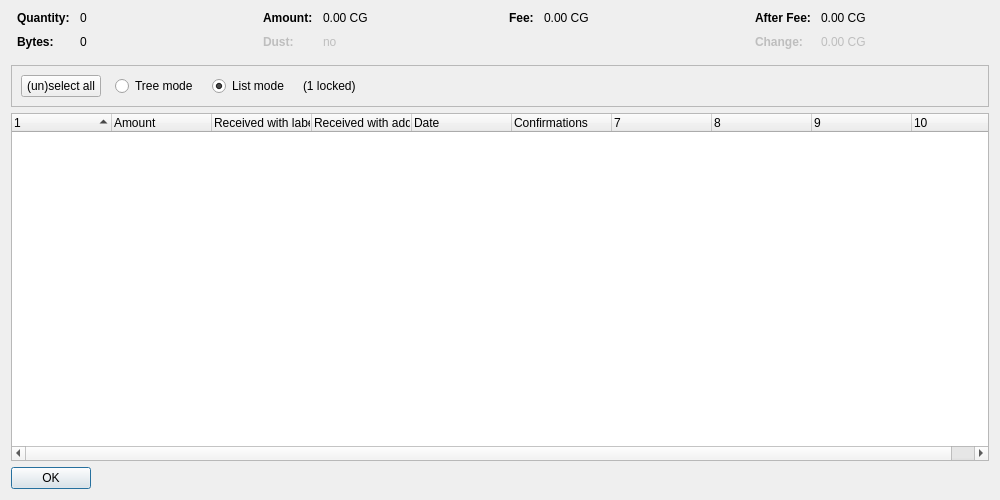
<?xml version="1.0" encoding="UTF-8"?>
<ui version="4.0">
 <class>CoinControlDialog</class>
 <widget class="QDialog" name="CoinControlDialog">
  <property name="geometry">
   <rect>
    <x>0</x>
    <y>0</y>
    <width>1000</width>
    <height>500</height>
   </rect>
  </property>
  <property name="windowTitle">
   <string>Coin Selection</string>
  </property>
  <layout class="QVBoxLayout" name="verticalLayout">
   <item>
    <layout class="QHBoxLayout" name="horizontalLayoutTop" stretch="0,0,0,0">
     <property name="topMargin">
      <number>0</number>
     </property>
     <property name="bottomMargin">
      <number>10</number>
     </property>
     <item>
      <layout class="QFormLayout" name="formLayoutCoinControl1">
       <property name="horizontalSpacing">
        <number>10</number>
       </property>
       <property name="verticalSpacing">
        <number>10</number>
       </property>
       <property name="leftMargin">
        <number>6</number>
       </property>
       <property name="rightMargin">
        <number>6</number>
       </property>
       <item row="0" column="0">
        <widget class="QLabel" name="labelCoinControlQuantityText">
         <property name="font">
          <font>
           <weight>75</weight>
           <bold>true</bold>
          </font>
         </property>
         <property name="text">
          <string>Quantity:</string>
         </property>
        </widget>
       </item>
       <item row="0" column="1">
        <widget class="QLabel" name="labelCoinControlQuantity">
         <property name="cursor">
          <cursorShape>IBeamCursor</cursorShape>
         </property>
         <property name="contextMenuPolicy">
          <enum>Qt::ActionsContextMenu</enum>
         </property>
         <property name="text">
          <string notr="true">0</string>
         </property>
         <property name="textInteractionFlags">
          <set>Qt::LinksAccessibleByMouse|Qt::TextSelectableByKeyboard|Qt::TextSelectableByMouse</set>
         </property>
        </widget>
       </item>
       <item row="1" column="0">
        <widget class="QLabel" name="labelCoinControlBytesText">
         <property name="font">
          <font>
           <weight>75</weight>
           <bold>true</bold>
          </font>
         </property>
         <property name="text">
          <string>Bytes:</string>
         </property>
        </widget>
       </item>
       <item row="1" column="1">
        <widget class="QLabel" name="labelCoinControlBytes">
         <property name="cursor">
          <cursorShape>IBeamCursor</cursorShape>
         </property>
         <property name="contextMenuPolicy">
          <enum>Qt::ActionsContextMenu</enum>
         </property>
         <property name="text">
          <string notr="true">0</string>
         </property>
         <property name="textInteractionFlags">
          <set>Qt::LinksAccessibleByMouse|Qt::TextSelectableByKeyboard|Qt::TextSelectableByMouse</set>
         </property>
        </widget>
       </item>
      </layout>
     </item>
     <item>
      <layout class="QFormLayout" name="formLayoutCoinControl2">
       <property name="horizontalSpacing">
        <number>10</number>
       </property>
       <property name="verticalSpacing">
        <number>10</number>
       </property>
       <property name="leftMargin">
        <number>6</number>
       </property>
       <property name="rightMargin">
        <number>6</number>
       </property>
       <item row="0" column="0">
        <widget class="QLabel" name="labelCoinControlAmountText">
         <property name="font">
          <font>
           <weight>75</weight>
           <bold>true</bold>
          </font>
         </property>
         <property name="text">
          <string>Amount:</string>
         </property>
        </widget>
       </item>
       <item row="0" column="1">
        <widget class="QLabel" name="labelCoinControlAmount">
         <property name="cursor">
          <cursorShape>IBeamCursor</cursorShape>
         </property>
         <property name="contextMenuPolicy">
          <enum>Qt::ActionsContextMenu</enum>
         </property>
         <property name="text">
          <string notr="true">0.00 CG</string>
         </property>
         <property name="textInteractionFlags">
          <set>Qt::LinksAccessibleByMouse|Qt::TextSelectableByKeyboard|Qt::TextSelectableByMouse</set>
         </property>
        </widget>
       </item>
       <item row="1" column="0">
        <widget class="QLabel" name="labelCoinControlLowOutputText">
         <property name="enabled">
          <bool>false</bool>
         </property>
         <property name="font">
          <font>
           <weight>75</weight>
           <bold>true</bold>
          </font>
         </property>
         <property name="text">
          <string>Dust:</string>
         </property>
        </widget>
       </item>
       <item row="1" column="1">
        <widget class="QLabel" name="labelCoinControlLowOutput">
         <property name="enabled">
          <bool>false</bool>
         </property>
         <property name="cursor">
          <cursorShape>IBeamCursor</cursorShape>
         </property>
         <property name="contextMenuPolicy">
          <enum>Qt::ActionsContextMenu</enum>
         </property>
         <property name="text">
          <string notr="true">no</string>
         </property>
         <property name="textInteractionFlags">
          <set>Qt::LinksAccessibleByMouse|Qt::TextSelectableByKeyboard|Qt::TextSelectableByMouse</set>
         </property>
        </widget>
       </item>
      </layout>
     </item>
     <item>
      <layout class="QFormLayout" name="formLayoutCoinControl3">
       <property name="horizontalSpacing">
        <number>10</number>
       </property>
       <property name="verticalSpacing">
        <number>10</number>
       </property>
       <property name="leftMargin">
        <number>6</number>
       </property>
       <property name="rightMargin">
        <number>6</number>
       </property>
       <item row="0" column="0">
        <widget class="QLabel" name="labelCoinControlFeeText">
         <property name="font">
          <font>
           <weight>75</weight>
           <bold>true</bold>
          </font>
         </property>
         <property name="text">
          <string>Fee:</string>
         </property>
        </widget>
       </item>
       <item row="0" column="1">
        <widget class="QLabel" name="labelCoinControlFee">
         <property name="cursor">
          <cursorShape>IBeamCursor</cursorShape>
         </property>
         <property name="contextMenuPolicy">
          <enum>Qt::ActionsContextMenu</enum>
         </property>
         <property name="text">
          <string notr="true">0.00 CG</string>
         </property>
         <property name="textInteractionFlags">
          <set>Qt::LinksAccessibleByMouse|Qt::TextSelectableByKeyboard|Qt::TextSelectableByMouse</set>
         </property>
        </widget>
       </item>
      </layout>
     </item>
     <item>
      <layout class="QFormLayout" name="formLayoutCoinControl4">
       <property name="horizontalSpacing">
        <number>10</number>
       </property>
       <property name="verticalSpacing">
        <number>10</number>
       </property>
       <property name="leftMargin">
        <number>6</number>
       </property>
       <property name="rightMargin">
        <number>6</number>
       </property>
       <item row="0" column="0">
        <widget class="QLabel" name="labelCoinControlAfterFeeText">
         <property name="font">
          <font>
           <weight>75</weight>
           <bold>true</bold>
          </font>
         </property>
         <property name="text">
          <string>After Fee:</string>
         </property>
        </widget>
       </item>
       <item row="0" column="1">
        <widget class="QLabel" name="labelCoinControlAfterFee">
         <property name="cursor">
          <cursorShape>IBeamCursor</cursorShape>
         </property>
         <property name="contextMenuPolicy">
          <enum>Qt::ActionsContextMenu</enum>
         </property>
         <property name="text">
          <string notr="true">0.00 CG</string>
         </property>
         <property name="textInteractionFlags">
          <set>Qt::LinksAccessibleByMouse|Qt::TextSelectableByKeyboard|Qt::TextSelectableByMouse</set>
         </property>
        </widget>
       </item>
       <item row="1" column="0">
        <widget class="QLabel" name="labelCoinControlChangeText">
         <property name="enabled">
          <bool>false</bool>
         </property>
         <property name="font">
          <font>
           <weight>75</weight>
           <bold>true</bold>
          </font>
         </property>
         <property name="text">
          <string>Change:</string>
         </property>
        </widget>
       </item>
       <item row="1" column="1">
        <widget class="QLabel" name="labelCoinControlChange">
         <property name="enabled">
          <bool>false</bool>
         </property>
         <property name="cursor">
          <cursorShape>IBeamCursor</cursorShape>
         </property>
         <property name="contextMenuPolicy">
          <enum>Qt::ActionsContextMenu</enum>
         </property>
         <property name="text">
          <string notr="true">0.00 CG</string>
         </property>
         <property name="textInteractionFlags">
          <set>Qt::LinksAccessibleByMouse|Qt::TextSelectableByKeyboard|Qt::TextSelectableByMouse</set>
         </property>
        </widget>
       </item>
      </layout>
     </item>
    </layout>
   </item>
   <item>
    <widget class="QFrame" name="frame">
     <property name="minimumSize">
      <size>
       <width>0</width>
       <height>40</height>
      </size>
     </property>
     <property name="frameShape">
      <enum>QFrame::StyledPanel</enum>
     </property>
     <property name="frameShadow">
      <enum>QFrame::Sunken</enum>
     </property>
     <layout class="QHBoxLayout" name="horizontalLayout">
      <item>
       <layout class="QHBoxLayout" name="horizontalLayoutPanel" stretch="0,0,0,0,0">
        <property name="spacing">
         <number>14</number>
        </property>
        <item>
         <widget class="QPushButton" name="pushButtonSelectAll">
          <property name="sizePolicy">
           <sizepolicy hsizetype="Maximum" vsizetype="Fixed">
            <horstretch>0</horstretch>
            <verstretch>0</verstretch>
           </sizepolicy>
          </property>
          <property name="text">
           <string>(un)select all</string>
          </property>
          <property name="autoDefault">
           <bool>false</bool>
          </property>
         </widget>
        </item>
        <item>
         <widget class="QRadioButton" name="radioTreeMode">
          <property name="sizePolicy">
           <sizepolicy hsizetype="Maximum" vsizetype="Fixed">
            <horstretch>0</horstretch>
            <verstretch>0</verstretch>
           </sizepolicy>
          </property>
          <property name="text">
           <string>Tree mode</string>
          </property>
         </widget>
        </item>
        <item>
         <widget class="QRadioButton" name="radioListMode">
          <property name="sizePolicy">
           <sizepolicy hsizetype="Maximum" vsizetype="Fixed">
            <horstretch>0</horstretch>
            <verstretch>0</verstretch>
           </sizepolicy>
          </property>
          <property name="text">
           <string>List mode</string>
          </property>
          <property name="checked">
           <bool>true</bool>
          </property>
         </widget>
        </item>
        <item>
         <widget class="QLabel" name="labelLocked">
          <property name="text">
           <string notr="true">(1 locked)</string>
          </property>
         </widget>
        </item>
        <item>
         <spacer name="horizontalSpacer">
          <property name="orientation">
           <enum>Qt::Horizontal</enum>
          </property>
          <property name="sizeHint" stdset="0">
           <size>
            <width>40</width>
            <height>20</height>
           </size>
          </property>
         </spacer>
        </item>
       </layout>
      </item>
     </layout>
    </widget>
   </item>
   <item>
    <widget class="CoinControlTreeWidget" name="treeWidget">
     <property name="contextMenuPolicy">
      <enum>Qt::CustomContextMenu</enum>
     </property>
     <property name="sortingEnabled">
      <bool>false</bool>
     </property>
     <property name="columnCount">
      <number>10</number>
     </property>
     <attribute name="headerShowSortIndicator" stdset="0">
      <bool>true</bool>
     </attribute>
     <attribute name="headerStretchLastSection">
      <bool>false</bool>
     </attribute>
     <column>
      <property name="text">
       <string/>
      </property>
     </column>
     <column>
      <property name="text">
       <string>Amount</string>
      </property>
     </column>
     <column>
      <property name="text">
       <string>Received with label</string>
      </property>
     </column>
     <column>
      <property name="text">
       <string>Received with address</string>
      </property>
     </column>
     <column>
      <property name="text">
       <string>Date</string>
      </property>
     </column>
     <column>
      <property name="text">
       <string>Confirmations</string>
      </property>
      <property name="toolTip">
       <string>Confirmed</string>
      </property>
     </column>
     <column>
      <property name="text">
       <string/>
      </property>
     </column>
     <column>
      <property name="text">
       <string/>
      </property>
     </column>
     <column>
      <property name="text">
       <string/>
      </property>
     </column>
     <column>
      <property name="text">
       <string/>
      </property>
     </column>
    </widget>
   </item>
   <item>
    <widget class="QDialogButtonBox" name="buttonBox">
     <property name="sizePolicy">
      <sizepolicy hsizetype="Maximum" vsizetype="Fixed">
       <horstretch>0</horstretch>
       <verstretch>0</verstretch>
      </sizepolicy>
     </property>
     <property name="orientation">
      <enum>Qt::Horizontal</enum>
     </property>
     <property name="standardButtons">
      <set>QDialogButtonBox::Ok</set>
     </property>
    </widget>
   </item>
  </layout>
 </widget>
 <customwidgets>
  <customwidget>
   <class>CoinControlTreeWidget</class>
   <extends>QTreeWidget</extends>
   <header>coincontroltreewidget.h</header>
  </customwidget>
 </customwidgets>
 <resources/>
 <connections/>
</ui>
